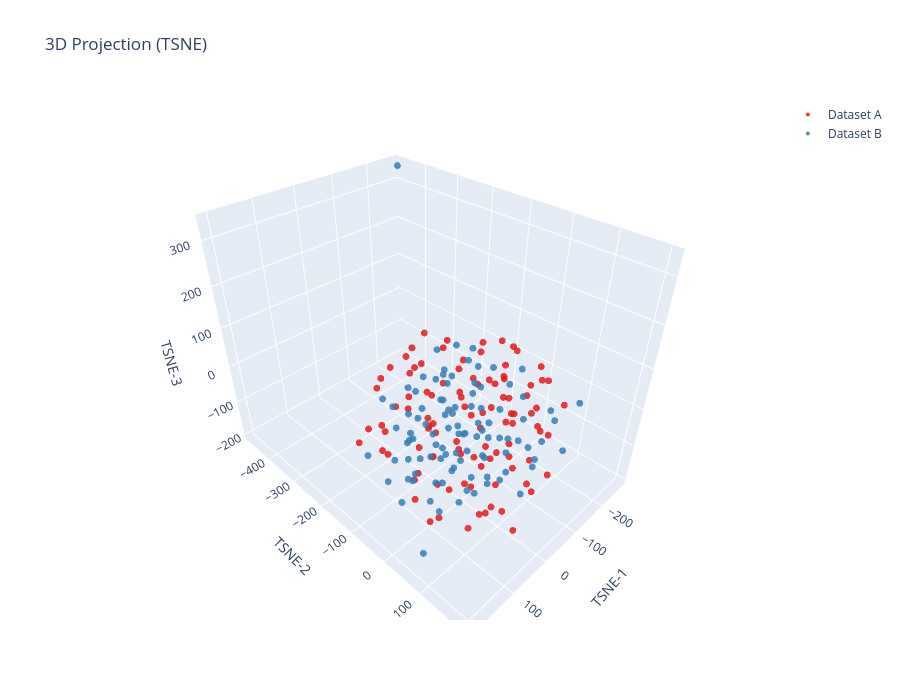

Notebook source saved alongside this figure:
### Code cell
plot_3d([vectors_1, vectors_2], method="tsne", labels=["Dataset A", "Dataset B"])
